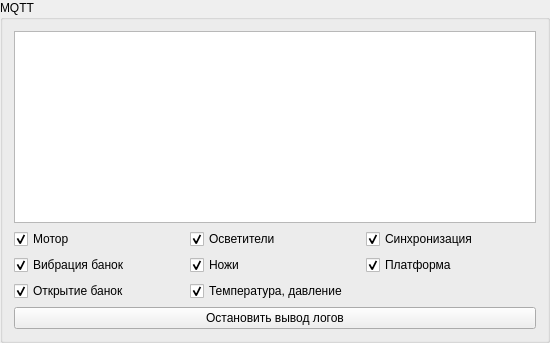
       <widget class="QGroupBox" name="Mqtt">
        <property name="minimumSize">
         <size>
          <width>550</width>
          <height>0</height>
         </size>
        </property>
        <property name="maximumSize">
         <size>
          <width>550</width>
          <height>16777215</height>
         </size>
        </property>
        <property name="title">
         <string>MQTT</string>
        </property>
        <layout class="QVBoxLayout" name="verticalLayout_2">
         <item>
          <widget class="QListView" name="Logger">
           <property name="styleSheet">
            <string notr="true"/>
           </property>
          </widget>
         </item>
         <item>
          <layout class="QGridLayout" name="gridLayout_5">
           <item row="0" column="0">
            <widget class="QCheckBox" name="MotorView">
             <property name="text">
              <string>Мотор</string>
             </property>
             <property name="checked">
              <bool>true</bool>
             </property>
             <property name="tristate">
              <bool>false</bool>
             </property>
            </widget>
           </item>
           <item row="0" column="1">
            <widget class="QCheckBox" name="LightsView">
             <property name="text">
              <string>Осветители</string>
             </property>
             <property name="checked">
              <bool>true</bool>
             </property>
             <property name="tristate">
              <bool>false</bool>
             </property>
            </widget>
           </item>
           <item row="0" column="2">
            <widget class="QCheckBox" name="SyncroView">
             <property name="text">
              <string>Синхронизация</string>
             </property>
             <property name="checked">
              <bool>true</bool>
             </property>
            </widget>
           </item>
           <item row="1" column="0">
            <widget class="QCheckBox" name="VibrationView">
             <property name="enabled">
              <bool>true</bool>
             </property>
             <property name="text">
              <string>Вибрация банок</string>
             </property>
             <property name="checkable">
              <bool>true</bool>
             </property>
             <property name="checked">
              <bool>true</bool>
             </property>
             <property name="tristate">
              <bool>false</bool>
             </property>
            </widget>
           </item>
           <item row="1" column="1">
            <widget class="QCheckBox" name="KnifesView">
             <property name="text">
              <string>Ножи</string>
             </property>
             <property name="checked">
              <bool>true</bool>
             </property>
             <property name="tristate">
              <bool>false</bool>
             </property>
            </widget>
           </item>
           <item row="1" column="2">
            <widget class="QCheckBox" name="DisclView">
             <property name="text">
              <string>Платформа</string>
             </property>
             <property name="checked">
              <bool>true</bool>
             </property>
            </widget>
           </item>
           <item row="2" column="0">
            <widget class="QCheckBox" name="OpeningView">
             <property name="enabled">
              <bool>true</bool>
             </property>
             <property name="text">
              <string>Открытие банок</string>
             </property>
             <property name="checked">
              <bool>true</bool>
             </property>
             <property name="tristate">
              <bool>false</bool>
             </property>
            </widget>
           </item>
           <item row="2" column="1">
            <widget class="QCheckBox" name="TempPres">
             <property name="text">
              <string>Температура, давление</string>
             </property>
             <property name="checked">
              <bool>true</bool>
             </property>
            </widget>
           </item>
          </layout>
         </item>
         <item>
          <widget class="QPushButton" name="loggingState">
           <property name="text">
            <string>Остановить вывод логов</string>
           </property>
          </widget>
         </item>
        </layout>
       </widget>
